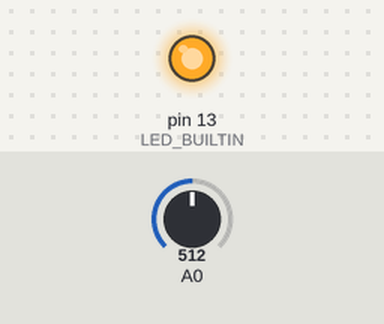
A sketch run on a simulated Arduino Uno, built with avr-gcc and run on an emulated ATmega328P. Shown: output pins drawn as LEDs (lit = HIGH). The inputs (shaded band) are chosen by the test bench; at power-on: A0 = 512.

Above: at 1.2 s.
1.3 s: A0 set to 500
At 2.3 s:
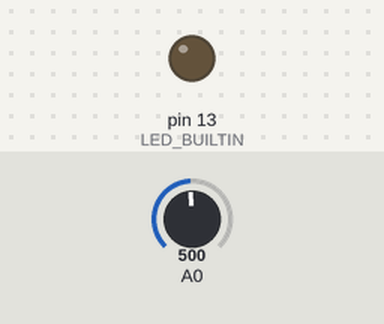
2.8 s: A0 set to 716
At 3.5 s:
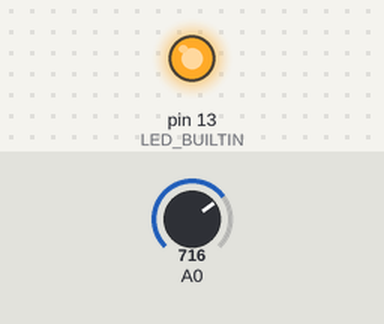
4.3 s: A0 set to 511
At 4.6 s:
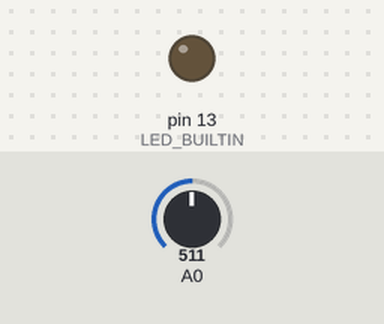
Timing chart, 0 to 7.3 s (numbered marks = the images above; inputs shaded):
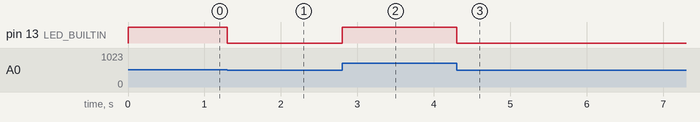

The sketch:

pwm.ino
```cpp
const int MAX_8_INT = 255;
int brightness;
int fade_Amount;
int A0_Value;

void setup() {
  // put your setup code here, to run once:
brightness = 0;
fade_Amount= 1;
pinMode(A0, INPUT);
}

void loop() {
  // put your main code here, to run repeatedly:
A0_Value = analogRead(A0)>>2;
analogWrite(LED_BUILTIN, A0_Value);

/*
brightness = brightness + fade_Amount;
if (brightness == 0 or brightness == MAX_8_INT){
  fade_Amount = 0-fade_Amount;
}

delay(100);
*/

}
```

Measured:
- the behaviour switches between 512 and 511 on A0 (found by bisection; images 0 and 1)
- after the input at 1.3 s, pin 13 (LED_BUILTIN): HIGH → LOW at once
- after the input at 2.8 s, pin 13 (LED_BUILTIN): LOW → HIGH at once
- after the input at 4.3 s, pin 13 (LED_BUILTIN): HIGH → LOW at once
